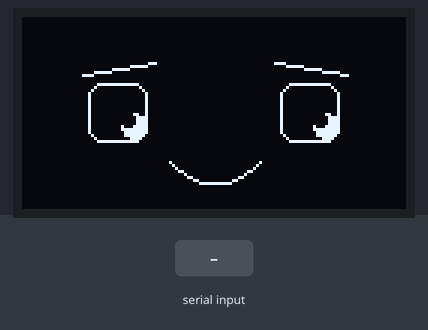
Recording of a sketch running on a simulated ESP32. On the bench: 128×64 one-colour display. Inputs (shaded band) come from the test bench. Random numbers use the default seed unless the sketch sets one; what the sketch prints to the serial monitor is not drawn.

Above: at 3.2 s.
3.3 s: "SLEEPY\n" received over Serial
At 4.0 s:
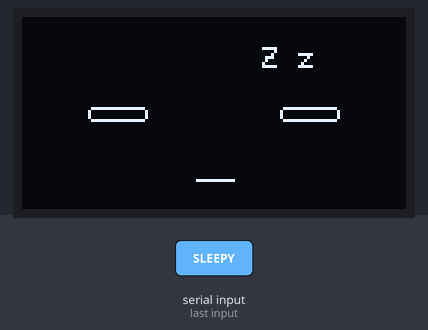
4.8 s: "SURPRISED\n" received over Serial
At 5.6 s:
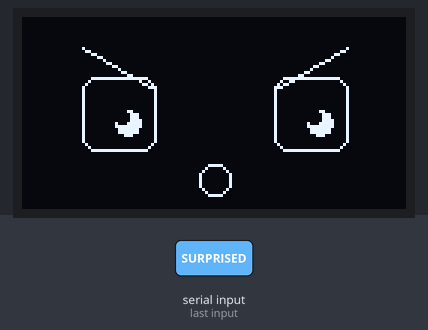
7.8 s: "WINK\n" received over Serial
At 8.8 s:
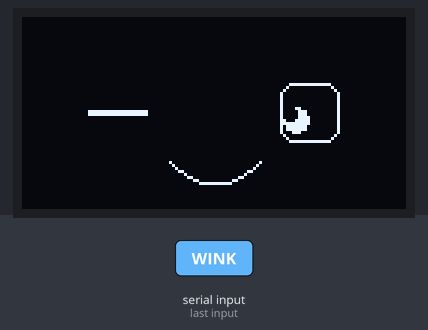
10.8 s: "HAPPY\n" received over Serial
At 13.63 s:
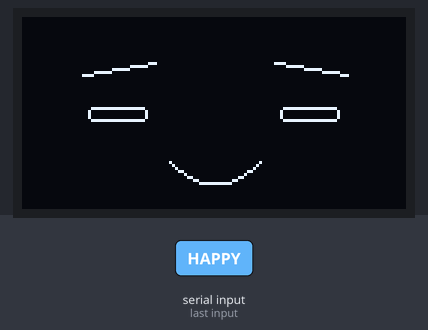
13.8 s: "SLEEPY\n" received over Serial
At 14.1 s:
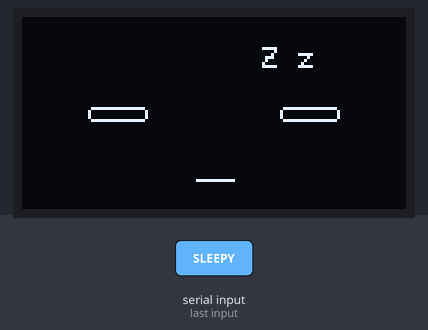
15.3 s: "SAD\n" received over Serial
At 16.0 s:
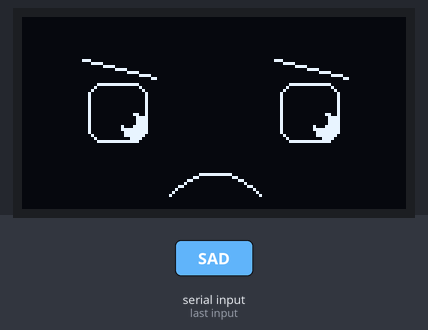
Timing chart, 0 to 17.9 s (numbered marks = the images above; inputs shaded):
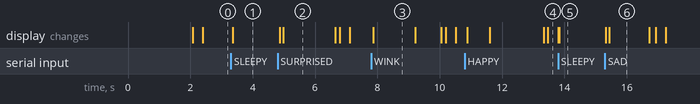

The sketch:

1._arduino_code.ino
```cpp
/*
 * SIMPLE ROBOT EYES - Beginner Friendly!
 * ESP32 with OLED Display (128x64)
 *
 * WIRING (4 wires only!):
 * OLED VCC  →  ESP32 3.3V
 * OLED GND  →  ESP32 GND
 * OLED SDA  →  ESP32 GPIO21
 * OLED SCL  →  ESP32 GPIO22
 *
 * LIBRARIES NEEDED (Install from Arduino IDE):
 * 1. Adafruit SSD1306
 * 2. Adafruit GFX Library
 *
 * HOW TO INSTALL LIBRARIES:
 * Arduino IDE → Tools → Manage Libraries → Search for each library → Install
 */

#include <Wire.h>
#include <Adafruit_GFX.h>
#include <Adafruit_SSD1306.h>

// Display setup (don't change these)
#define SCREEN_WIDTH 128
#define SCREEN_HEIGHT 64
#define OLED_RESET -1
Adafruit_SSD1306 display(SCREEN_WIDTH, SCREEN_HEIGHT, &Wire, OLED_RESET);

// Eye positions and sizes (you can adjust these!)
int leftEyeX = 32;      // Left eye center
int rightEyeX = 96;     // Right eye center
int eyeY = 32;          // Both eyes Y position
int eyeSize = 20;       // Eye width/height
int pupilSize = 8;      // Pupil size

// Animation variables
int pupilX = 0;         // Where pupil looks (-5 to 5)
int pupilY = 0;
int blinkAmount = 0;    // How closed are eyes (0 = open, 20 = closed)
bool isBlinking = false;

// Timers
unsigned long lastBlink = 0;
unsigned long lastLook = 0;

// Emotions
String currentEmotion = "HAPPY";

void setup() {
  Serial.begin(115200);

  // Start the OLED display
  if(!display.begin(SSD1306_SWITCHCAPVCC, 0x3C)) {
    Serial.println("Display not found! Check wiring!");
    while(1); // Stop here if display not found
  }

  display.clearDisplay();
  display.setTextSize(1);
  display.setTextColor(WHITE);
  display.setCursor(0,0);
  display.println("Robot Eyes Ready!");
  display.display();
  delay(2000);

  Serial.println("Robot Eyes Started!");
  Serial.println("Type these commands:");
  Serial.println("  HAPPY");
  Serial.println("  SAD");
  Serial.println("  ANGRY");
  Serial.println("  SURPRISED");
  Serial.println("  SLEEPY");
  Serial.println("  WINK");
}

void loop() {
  unsigned long now = millis();

  // Check for serial commands
  if (Serial.available() > 0) {
    String command = Serial.readStringUntil('\n');
    command.trim();
    command.toUpperCase();

    if (command == "HAPPY" || command == "SAD" || command == "ANGRY" ||
        command == "SURPRISED" || command == "SLEEPY" || command == "WINK") {
      currentEmotion = command;
      Serial.print("Emotion: ");
      Serial.println(currentEmotion);
    }
  }

  // Auto blink every 3-5 seconds
  if (now - lastBlink > random(3000, 5000)) {
    isBlinking = true;
    lastBlink = now;
  }

  // Auto look around every 2-3 seconds
  if (now - lastLook > random(2000, 3000)) {
    pupilX = random(-5, 6);
    pupilY = random(-4, 5);
    lastLook = now;
  }

  // Update blink animation
  if (isBlinking) {
    blinkAmount += 5;
    if (blinkAmount >= 20) {
      delay(50); // Pause closed
      isBlinking = false;
    }
  } else if (blinkAmount > 0) {
    blinkAmount -= 5;
    if (blinkAmount < 0) blinkAmount = 0;
  }

  // Draw everything
  drawFace();

  delay(30);
}

void drawFace() {
  display.clearDisplay();

  // Draw based on emotion
  if (currentEmotion == "HAPPY") {
    drawEye(leftEyeX, eyeY, false);
    drawEye(rightEyeX, eyeY, false);
    drawHappyMouth();
    drawEyebrows(2, 2); // Relaxed

  } else if (currentEmotion == "SAD") {
    drawEye(leftEyeX, eyeY, false);
    drawEye(rightEyeX, eyeY, false);
    drawSadMouth();
    drawEyebrows(-3, 3); // Sad angle

  } else if (currentEmotion == "ANGRY") {
    drawEye(leftEyeX, eyeY, false);
    drawEye(rightEyeX, eyeY, false);
    drawAngryMouth();
    drawEyebrows(-5, -5); // Angry angle

  } else if (currentEmotion == "SURPRISED") {
    eyeSize = 25; // Bigger eyes
    drawEye(leftEyeX, eyeY, false);
    drawEye(rightEyeX, eyeY, false);
    drawSurprisedMouth();
    drawEyebrows(-7, -7); // Raised
    eyeSize = 20; // Reset

  } else if (currentEmotion == "SLEEPY") {
    blinkAmount = 15; // Half closed
    drawEye(leftEyeX, eyeY, false);
    drawEye(rightEyeX, eyeY, false);
    drawSleepyMouth();
    display.setCursor(80, 10);
    display.print("Z z");

  } else if (currentEmotion == "WINK") {
    drawEye(leftEyeX, eyeY, true); // Wink left
    drawEye(rightEyeX, eyeY, false);
    drawHappyMouth();
  }

  display.display();
}

void drawEye(int x, int y, bool wink) {
  int currentHeight = eyeSize - blinkAmount;
  if (wink) currentHeight = 2; // Closed for wink

  if (currentHeight < 2) currentHeight = 2;

  // Draw eye outline (rounded rectangle)
  display.drawRoundRect(x - eyeSize/2, y - currentHeight/2,
                        eyeSize, currentHeight, 5, WHITE);

  // Draw pupil if eye is open enough
  if (currentHeight > 10) {
    int pX = x + pupilX;
    int pY = y + pupilY;

    // Keep pupil inside eye
    pX = constrain(pX, x - eyeSize/2 + 5, x + eyeSize/2 - 5);
    pY = constrain(pY, y - currentHeight/2 + 5, y + currentHeight/2 - 5);

    display.fillCircle(pX, pY, pupilSize/2, WHITE);

    // Add shine/highlight
    display.fillCircle(pX - 2, pY - 2, 2, BLACK);
  }
}

void drawEyebrows(int leftAngle, int rightAngle) {
  // Left eyebrow
  int lx1 = leftEyeX - 12;
  int lx2 = leftEyeX + 12;
  int ly1 = eyeY - 15 + leftAngle;
  int ly2 = eyeY - 15 - leftAngle;
  display.drawLine(lx1, ly1, lx2, ly2, WHITE);

  // Right eyebrow
  int rx1 = rightEyeX - 12;
  int rx2 = rightEyeX + 12;
  int ry1 = eyeY - 15 - rightAngle;
  int ry2 = eyeY - 15 + rightAngle;
  display.drawLine(rx1, ry1, rx2, ry2, WHITE);
}

void drawHappyMouth() {
  // Smile arc
  for (int i = -15; i <= 15; i++) {
    int x = 64 + i;
    int y = 55 - (i * i) / 30;
    display.drawPixel(x, y, WHITE);
  }
}

void drawSadMouth() {
  // Frown arc
  for (int i = -15; i <= 15; i++) {
    int x = 64 + i;
    int y = 52 + (i * i) / 30;
    display.drawPixel(x, y, WHITE);
  }
}

void drawAngryMouth() {
  // Straight line
  display.drawLine(50, 54, 78, 54, WHITE);
  display.drawLine(50, 55, 78, 55, WHITE);
}

void drawSurprisedMouth() {
  // Open circle
  display.drawCircle(64, 54, 5, WHITE);
}

void drawSleepyMouth() {
  // Small line
  display.drawLine(58, 54, 70, 54, WHITE);
}
```

Measured:
- after the input at 4.8 s, the display: first changes after 0.07 s (image 2 shows a later state)
- after the input at 15.3 s, the display: first changes at once (image 6 shows a later state)
- what the display in image 2 shows lasts 1.7 s, from 5.0 s to 6.7 s
- what the display in image 3 shows lasts 1.3 s, from 7.9 s to 9.2 s
